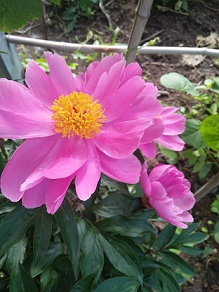
#> input picture Resources/PythonOpenCV从入门到实践配套源代码/code/03/11/2.1.jpg, 219 x 292 px, found by its file name
$ python Demo_11.py
#> lines starting #> are read from the running program, lines starting #| are printed output that depends on the picture; after the words box and inside, x2 and y2 are one past the last pixel; in counts of white or black regions, pixels touching at a corner belong together
import cv2

image = cv2.imread("D:/2.1.jpg") # 读取D盘根目录下的2.1.jpg
#> image is the input picture: shape (292, 219, 3); mean B, G, R 106.2, 92.8, 122.8
# 字体样式为FONT_HERSHEY_TRIPLEX
fontStyle = cv2.FONT_HERSHEY_TRIPLEX
# 在2.1.jpg上绘制文字“mrsoft”，文字左下角的坐标为(20, 90)
# 字体样式为fontStyle，字体大小为1，线条颜色是黄色
cv2.putText(image, "Flower", (20, 90), fontStyle, 1, (0, 255, 255))
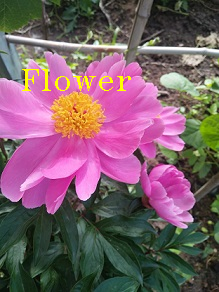
#> image: shape (292, 219, 3); 0.83% of pixels changed, all inside (x1, y1, x2, y2) = (22, 69, 131, 91)
cv2.imshow("Text", image) # 显示画布
cv2.waitKey()
cv2.destroyAllWindows()
